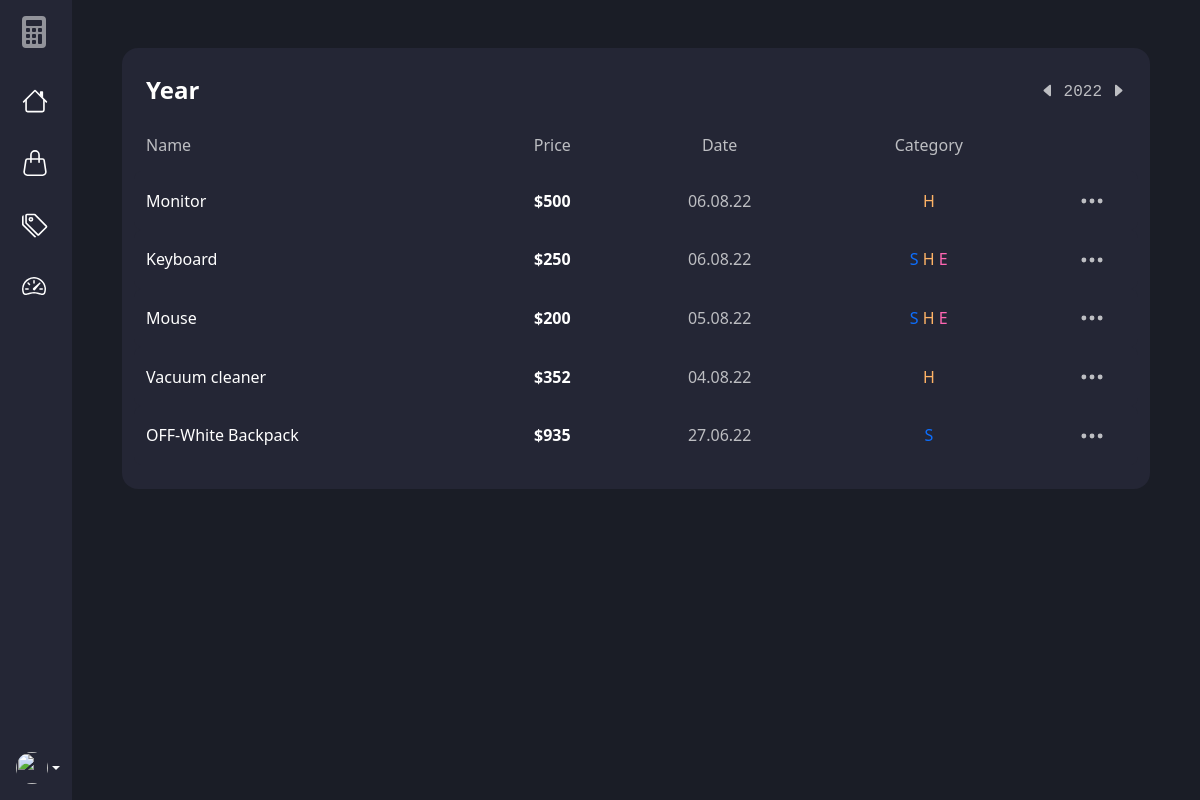
The page /total/year/show/ on the database as committed earlier.
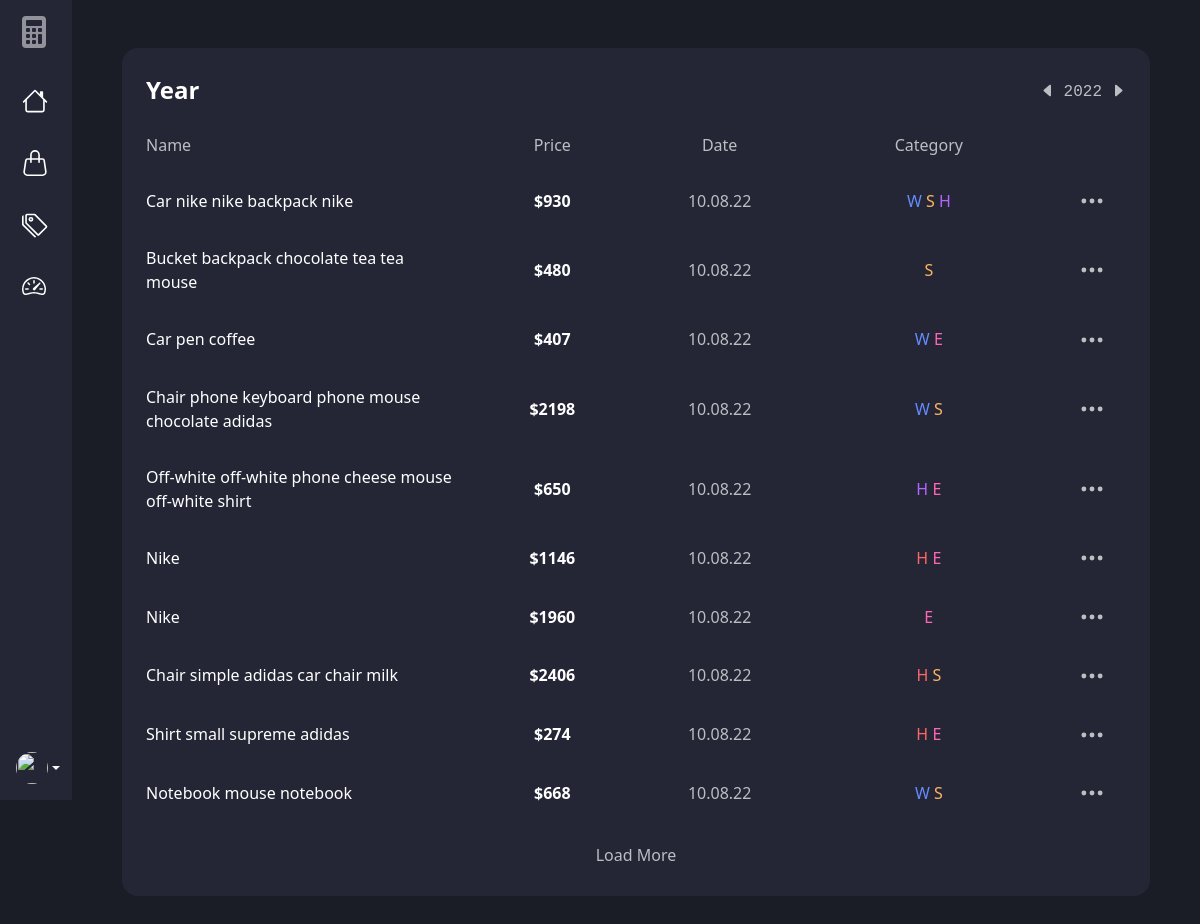
The same page on the database as committed later.
### expenses/models.py (models this page shows, shortened)
class Expense(models.Model):
    user = models.ForeignKey(User, on_delete=models.CASCADE)
    name = models.CharField(max_length=200)
    price = models.PositiveIntegerField()
    category = models.ManyToManyField(
        Category, related_name='category', blank=True)
    color = models.CharField(max_length=7, default='#0d6efd')
    created = models.DateTimeField(auto_now_add=True)
    class Meta:
        ordering = ['user', '-created']

class Category(models.Model):
    user = models.ForeignKey(User, on_delete=models.CASCADE)
    name = models.CharField(max_length=150)
    color = models.CharField(max_length=7, default='#0d6efd')
    created = models.DateTimeField(auto_now_add=True)
    class Meta:
        ordering = ['user', '-created']

### expenses/views.py (the view, shortened to what this page needs)
# urls.py: path('total/<str:period>/<str:action>/', views.expenses_date_filter, name='expenses-date-filter'),
def expenses_date_filter(request, period, action):
    year, month, day, week_start, week_end = '', '', '', '', ''
    _YEARS = [2020, 2021, 2022]
    _MONTHNAMES = ["Jan", "Feb", "Mar", "Apr", "May", "Jun",
                   "Jul", "Aug", "Sep", "Oct", "Nov", "Dec"]
    today = datetime.combine(date.today(), time(0, 0, 0))
    week = timedelta(minutes=60*24*7)
    if period == 'year':
        year = today.year
        expenses = Expense.objects.filter(created__year=year)
    elif period == 'month':
        month = today.month
        year = today.year
        expenses = Expense.objects.filter(
            Q(created__month=month), Q(created__year=year))
        month = _MONTHNAMES[month - 1]
    elif period == 'week':
        week_start = today - week
        week_end = today
        expenses = Expense.objects.filter(created__gte=week_start)
    if action != 'show':
        htmx = True
        if period == 'year':
            year = int(request.GET.get('year'))
            if action == 'previous':
                if year > _YEARS[0]:
                    year -= 1
            elif action == 'next':
                if year < _YEARS[-1]:
                    year += 1
            expenses = Expense.objects.filter(created__year=year)
            year = year
        elif period == 'month':
            month = int(_MONTHNAMES.index(request.GET.get('month'))) + 1
            year = int(request.GET.get('year'))
            if action == 'previous':
                if year == _YEARS[0] and month == 1:
                    pass
                else:
                    month -= 1
                    if month == 0:
                        year -= 1
            elif action == 'next':
                if year == _YEARS[-1] and month == 12:
                    pass
                else:
                    if month == 12:
                        month = 1
                        year += 1
                    else:
                        month += 1
            expenses = Expense.objects.filter(
                Q(created__month=month), Q(created__year=year))
            month = _MONTHNAMES[month - 1]
            year = year
        elif period == 'week':
            week_start = request.GET.get('week_start')
            week_end = request.GET.get('week_end')
            week_start_year = int(week_start.rstrip(', midnight')[-4:])
            week_start_month = int(_MONTHNAMES.index(week_start[:3])) + 1
            week_start_day = int(week_start.split()[1].rstrip(','))
            week_start = datetime(
                week_start_year, week_start_month, week_start_day)
            week_end_year = int(week_end.rstrip(', midnight')[-4:])
            week_end_month = int(_MONTHNAMES.index(week_end[:3])) + 1
            week_end_day = int(week_end.split()[1].rstrip(','))
            week_end = datetime(week_end_year, week_end_month, week_end_day)
            if action == 'previous':
                week_start = week_start - week
                week_end = week_end - week
                if week_start.year < _YEARS[0]:
                    week_start = week_start + week
                    week_end = week_end + week
            elif action == 'next':
                if week_end < today:
                    week_start = week_start + week
                    week_end = week_end + week
            expenses = Expense.objects.filter(
                Q(created__gte=week_start), Q(created__lte=week_end))
        elif period == 'day':
            day = int(request.GET.get('day'))
            month = int(_MONTHNAMES.index(request.GET.get('month'))) + 1
            year = int(request.GET.get('year'))
            if action == 'previous':
                if day > 1:
                    day -= 1
            elif action == 'next':
                try:
                    datetime(year, month, day + 1)
                    day += 1
                except:
                    day = day
            expenses = Expense.objects.filter(Q(created__day=day), Q(
                created__month=month), Q(created__year=year))
            day = f'0{day}' if len(str(day)) == 1 else day
            month = _MONTHNAMES[month - 1]
    else:
        htmx = False
    paginator = Paginator(expenses, 10)
    page_number = request.GET.get('page', 1)
    page_obj = paginator.get_page(page_number)
    context = {
        'expenses': page_obj,
        'period': period,
        'year': year,
        'month': month,
        'day': day,
        'week_start': week_start,
        'week_end': week_end,
        'years': _YEARS,
        'months': _MONTHNAMES,
    }
    if request.GET.get('load-more') == 'True':
        return render(request, 'expenses/expenses-card-rows.html', context)
    if htmx == True:
        return render(request, 'expenses/expenses-card.html', context)
    else:
        return render(request, 'expenses/total-period.html', context)

### expenses/templates/expenses/total-period.html (shortened to what this page needs)
{% extends 'expenses/base.html' %}
{% block content %}
<div class="container-fluid my-5">
    {% include 'expenses/expenses-card.html' %}
</div>
{% endblock content %}

### expenses/templates/expenses/expenses-card-rows.html (shortened to what this page needs)
{% for expense in expenses %}
<div class="row py-3 align-items-center justify-content-between table-row">
    <div class="col-6 col-sm-3 col-md-4">
        <a href="" class="text-base-link">{{ expense.name }}</a>
    </div>
    <div class="col-6 col-sm-3 col-md-2 text-center">
        <a href="" class="text-base-link fw-semibold">${{ expense.price }}</a>
    </div>
    <div class="col-6 col-sm-2 col-md-2 text-center">
        <a href="" class="text-second-link">{{ expense.created|date:"d.m.y" }}</a>
    </div>
    <div class="col-6 col-sm-3 col-md-3 text-center">
        {% for category in expense.category.all %}
        <a style="color: {{ category.color }};" class="text-second-link"
            id="category-opened{{ category.pk }}{{ expense.pk }}"
            onclick="categoryShow({{ category.pk }}, {{ expense.pk }})"> {{ category.name|first }} </a>
        {% endfor %}
    </div>
    <div class="col-6 col-sm-1 col-md-1 text-center">
        <a href="" class="text-second-link">
            <svg xmlns="http://www.w3.org/2000/svg" width="26" height="26" fill="currentColor"
                class="bi bi-three-dots text-center me-2" viewBox="0 0 16 16">
                <path
                    d="M3 9.5a1.5 1.5 0 1 1 0-3 1.5 1.5 0 0 1 0 3zm5 0a1.5 1.5 0 1 1 0-3 1.5 1.5 0 0 1 0 3zm5 0a1.5 1.5 0 1 1 0-3 1.5 1.5 0 0 1 0 3z" />
            </svg>
        </a>
    </div>
</div>
{% endfor %}
{% if expenses.has_next %}
<div class="text-center mt-3" id="load-more">
    <button class="btn-c" hx-get="{% url 'expenses-date-filter' period 'show' %}?page={{ expenses.next_page_number }}&load-more=True"
        hx-target="#load-more" hx-swap="outerHTML">Load More</button>
</div>
{% endif %}

Rows that differ between the two databases and show on the page:
no longer on this page (row unchanged): Expense: name "Monitor", price "500", created "06.08.22", Category (name|first "H")
no longer on this page (row unchanged): Expense: name "Keyboard", price "250", created "06.08.22", Category (name|first "S", color "#0d6efd" (drawn)), Category (name|first "H"), Category (name|first "E", color "#ff66b3" (drawn))
no longer on this page (row unchanged): Expense: name "Mouse", price "200", created "05.08.22", Category (name|first "S", color "#0d6efd" (drawn)), Category (name|first "H"), Category (name|first "E", color "#ff66b3" (drawn))
no longer on this page (row unchanged): Expense: name "Vacuum cleaner", price "352", created "04.08.22", Category (name|first "H")
no longer on this page (row unchanged): Expense: name "OFF-White Backpack", price "935", created "27.06.22", Category (name|first "S", color "#0d6efd" (drawn))
added Expense: name "Car nike nike backpack nike", price "930", created "10.08.22", Category (name|first "S"), Category (name|first "H", color "#b366ff" (drawn))
added Category: name|first "W", color "#668cff" (drawn)
added Expense: name "Bucket backpack chocolate tea tea mouse", price "480", created "10.08.22", Category (name|first "S")
added Expense: name "Car pen coffee", price "407", created "10.08.22", Category (name|first "E", color "#ff66b3" (drawn))
added Expense: name "Chair phone keyboard phone mouse chocolate adidas", price "2198", created "10.08.22", Category (name|first "S")
added Expense: name "Off-white off-white phone cheese mouse off-white shirt", price "650", created "10.08.22", Category (name|first "H", color "#b366ff" (drawn)), Category (name|first "E", color "#ff66b3" (drawn))
added Expense: name "Nike", price "1146", created "10.08.22", Category (name|first "E", color "#ff66b3" (drawn))
added Category: name|first "H", color "#ff6666" (drawn)
added Expense: name "Nike", price "1960", created "10.08.22", Category (name|first "E", color "#ff66b3" (drawn))
added Expense: name "Chair simple adidas car chair milk", price "2406", created "10.08.22", Category (name|first "S")
added Expense: name "Shirt small supreme adidas", price "274", created "10.08.22", Category (name|first "E", color "#ff66b3" (drawn))
added Expense: name "Notebook mouse notebook", price "668", created "10.08.22", Category (name|first "S")
Other text that changed with them:
text now shown: "Load More"
